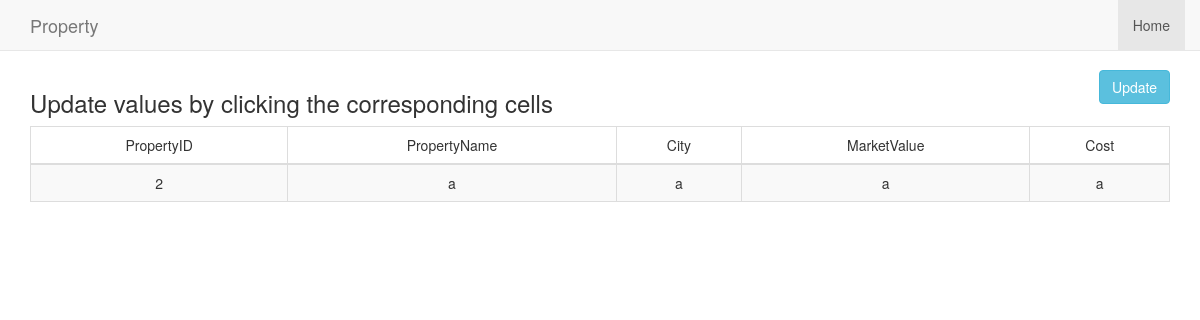
The page /task3_edit/2 on the database as committed earlier.
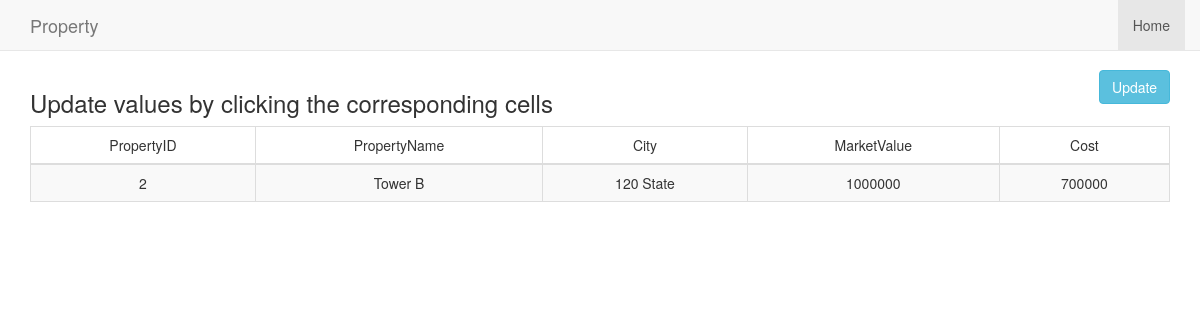
The same page on the database as committed later.
### tables this page shows
CREATE TABLE `Property` (
	`PropertyID`	INTEGER NOT NULL PRIMARY KEY AUTOINCREMENT,
	`PropertyName`	TEXT,
	`City`	TEXT,
	`MarketValue`	NUMERIC,
	`Cost`	NUMERIC
);

### run.py (the view)
@app.route('/task3_edit/<string:id>', methods=['GET'])
def task3_edit(id):
	property_id = id
	try:
		con = sql.connect("Database.db")
		con.row_factory = sql.Row
		cur = con.cursor()
		cur.execute("SELECT * FROM Property WHERE PropertyID = ?", [property_id])
		Query1 = cur.fetchall();
	except Error as e:
		print(e)
	finally:
		return render_template("edit.html", Query1 = Query1, id = property_id)

### templates/edit.html (shortened to what this page needs)
<!doctype html>
<html>
<head>
   <link href="http://maxcdn.bootstrapcdn.com/bootstrap/3.3.5/css/bootstrap.min.css" rel="stylesheet"/>
   <body>
      <nav id="siteNav" class="navbar navbar-default navbar-fixed-top" role="navigation">
        <div class="container">
            <div class="navbar-header">
                <a class="navbar-brand" href="#">
                    Property
                </a>
            </div>
            <div class="collapse navbar-collapse" id="navbar">
                <ul class="nav navbar-nav navbar-right">
                    <li class = "active">
                        <a href="#">Home</a>
                    </li>
                </ul>
            </div>
        </div>
    </nav>
        <div class="container">
            <form method="post" novalidate="novalidate">
                    <div class="row">
                      <div class="col-sm-9">
                        <h3>Update values by clicking the corresponding cells</h3>
                      </div>
                        <div class="col-sm-3">
                           <div class="form-group">
                               <button type="submit" name="update1" id="update1" value="Update" class="btn btn-info pull-right" required="required">Update</button>
                           </div>
                        </div>
                    </div>
            </form>
        </div>
        <div class="container">
         <div class="container-fluid">
            <div class="row">
              <div class="col-6 align-self-center">
                  <table class = "table table-bordered table-striped text-center" border = 1>
                     <thead>
                        <td>PropertyID</td>
                        <td>PropertyName</td>
                        <td>City</td>
                        <td>MarketValue</td>
                        <td>Cost</td>
                     </thead>
                     {% for row in Query1 %}
                        <tr>
                           <td>{{row["PropertyID"]}}</td>
                           <td contenteditable="true" name="name" id="name">{{row["PropertyName"]}}</td>
                           <td contenteditable="true" name="city" id="city"> {{row["City"]}}</td>
                           <td contenteditable="true" name="value" id="value">{{row['MarketValue']}}</td>
                           <td contenteditable="true" name="cost" id="cost">{{row['Cost']}}</td>
                        </tr>
                     {% endfor %}
                  </table>
               </div>
            </div>
         </div>
      </div>
   </body>
</html>

Rows that differ between the two databases and show on the page:
changed Property id 2: PropertyName "a" → "Tower B"; City "a" → "120 State"; MarketValue "a" → "1000000"; Cost "a" → "700000"
